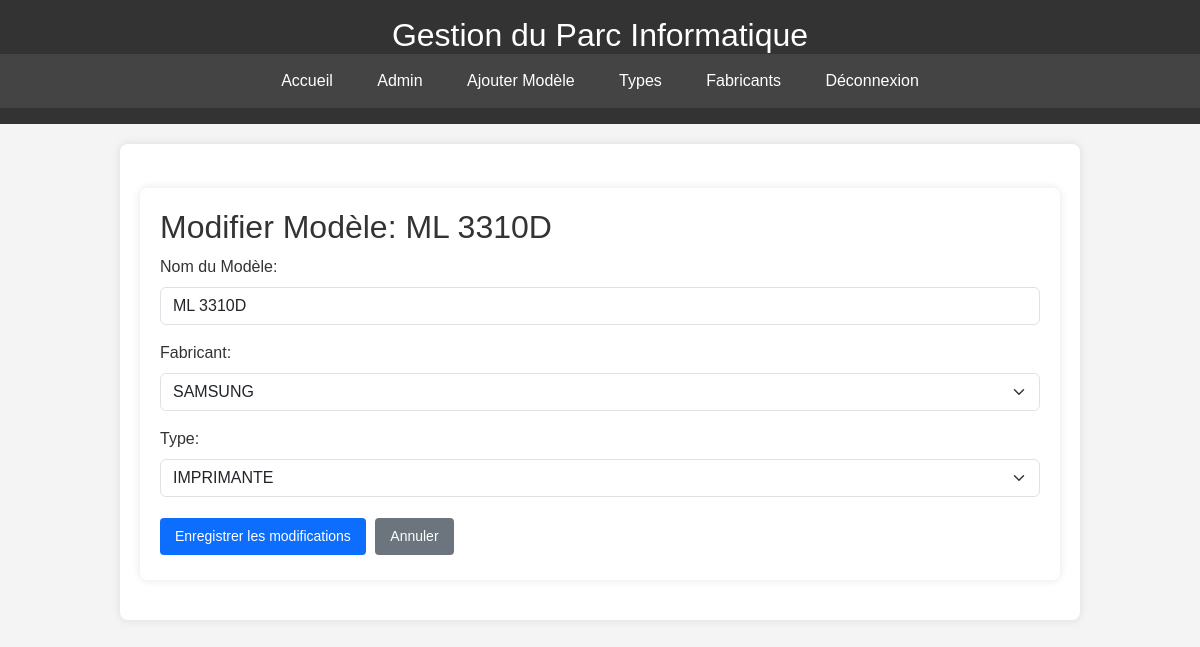
Page /admin/modele/edit/6 (signed in) on the committed database.
### Gestion Materials/models.py (models this page shows, shortened)
class Modele(db.Model):
    __tablename__ = 'modeles'
    id = db.Column(db.Integer, primary_key=True)
    nom = db.Column(db.String(120), nullable=False)
    fabricant_id = db.Column(db.Integer, db.ForeignKey('fabricant.id'), nullable=False)
    type_id = db.Column(db.Integer, db.ForeignKey('type.id'), nullable=False)

class Fabricant(db.Model):
    __tablename__ = 'fabricant'
    id = db.Column(db.Integer, primary_key=True)
    nom = db.Column(db.String(80), unique=True, nullable=False)
    modeles = db.relationship('Modele', backref='fabricant', lazy=True)

class Type(db.Model):
    __tablename__ = 'type'
    id = db.Column(db.Integer, primary_key=True)
    nom = db.Column(db.String(80), unique=True, nullable=False)
    modeles = db.relationship('Modele', backref='type', lazy=True)

### Gestion Materials/app.py (the view, shortened to what this page needs)
@app.route('/admin/modele/edit/<int:id>', methods=['GET', 'POST'])
@login_required
def admin_edit_modele(id):
    modele_a_modifier = db.get_or_404(Modele, id)
    fabricants = Fabricant.query.order_by(Fabricant.nom).all()
    types = Type.query.order_by(Type.nom).all()
    return render_template('edit_model.html', modele=modele_a_modifier, fabricants=fabricants, types=types)

### Gestion Materials/app.py (called while the page is built)
def login_required(f):
    @wraps(f)
    def decorated_function(*args, **kwargs):
        if 'logged_in' not in session:
            flash('Veuillez vous connecter pour accéder à cette page.', 'warning')
            return redirect(url_for('admin_login'))
        return f(*args, **kwargs)
    return decorated_function

### Gestion Materials/templates/edit_model.html (shortened to what this page needs)
{% extends "base.html" %}
{% block content %}
<div class="container mt-4">
    <h2>Modifier Modèle: {{ modele.nom }}</h2>
    <form method="POST" action="{{ url_for('admin_edit_modele', id=modele.id) }}">
        <div class="mb-3">
            <label for="nom" class="form-label">Nom du Modèle:</label>
            <input type="text" class="form-control" id="nom" name="nom" value="{{ request.form.nom or modele.nom }}" required>
        </div>
        <div class="mb-3">
            <label for="fabricant_id" class="form-label">Fabricant:</label>
            <select class="form-select" id="fabricant_id" name="fabricant_id" required>
                {% for fabricant in fabricants %}
                <option value="{{ fabricant.id }}" {% if (request.form.fabricant_id | string == fabricant.id | string) or (not request.form.fabricant_id and modele.fabricant_id | string == fabricant.id | string) %}selected{% endif %}>
                    {{ fabricant.nom }}
                </option>
                {% endfor %}
            </select>
        </div>
        <div class="mb-3">
            <label for="type_id" class="form-label">Type:</label>
            <select class="form-select" id="type_id" name="type_id" required>
                {% for type_item in types %}
                <option value="{{ type_item.id }}" {% if (request.form.type_id | string == type_item.id | string) or (not request.form.type_id and modele.type_id | string == type_item.id | string) %}selected{% endif %}>
                    {{ type_item.nom }}
                </option>
                {% endfor %}
            </select>
        </div>
        <button type="submit" class="btn btn-primary">Enregistrer les modifications</button>
        <a href="{{ url_for('index') }}" class="btn btn-secondary">Annuler</a>
    </form>
</div>
{% endblock %}

### Gestion Materials/static/style.css (style rules this page uses)
body { font-family: 'Arial', sans-serif; margin: 0; padding: 0; background-color: #f4f4f4; color: #333; }
.container { max-width: 960px; margin: 20px auto; padding: 20px; background-color: #fff; box-shadow: 0 0 10px rgba(0, 0, 0, 0.1); border-radius: 8px; }

### Gestion Materials/templates/base.html (style rules this page uses)
.btn { display: inline-block; padding: 8px 15px; border: none; border-radius: 4px; cursor: pointer; color: white; text-decoration: none; font-size: 14px; text-align: center; vertical-align: middle; margin: 5px 5px 5px 0; }

### rows in the picture
Modele: nom "ML 3310D", fabricant_id "SAMSUNG", type_id "IMPRIMANTE"
